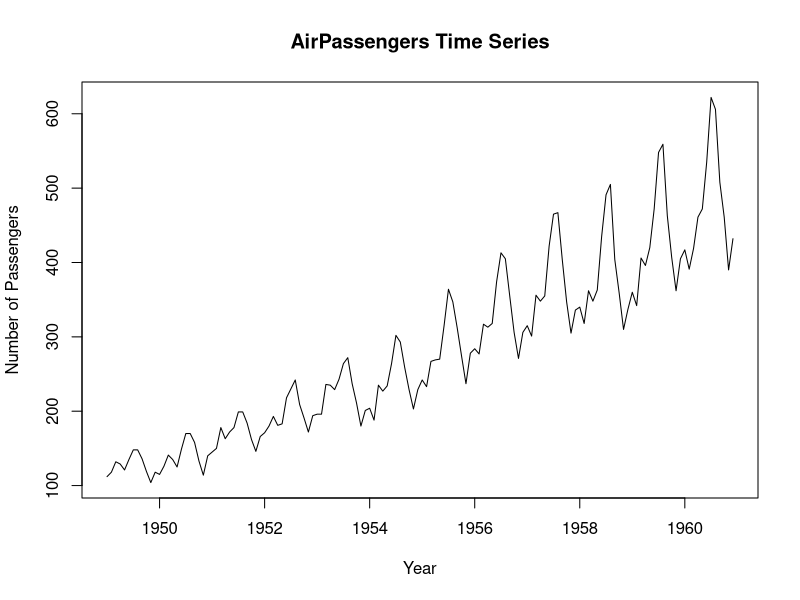
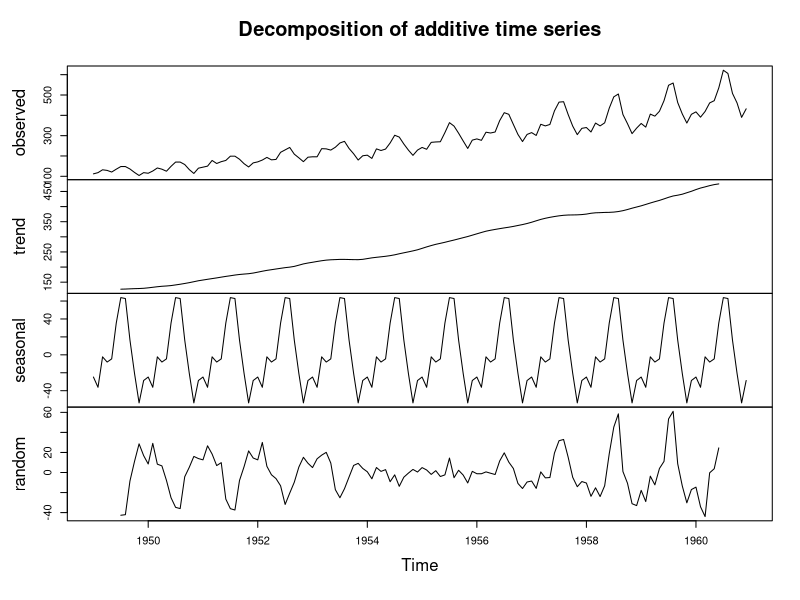
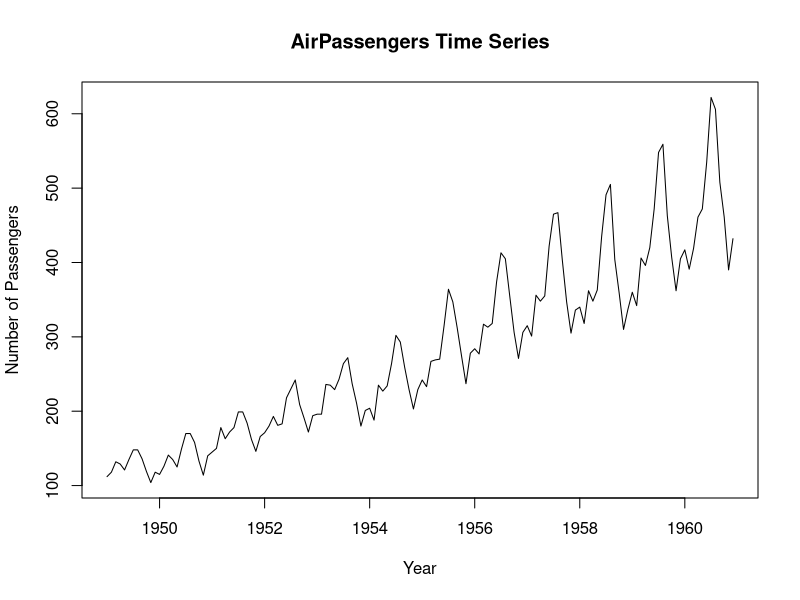
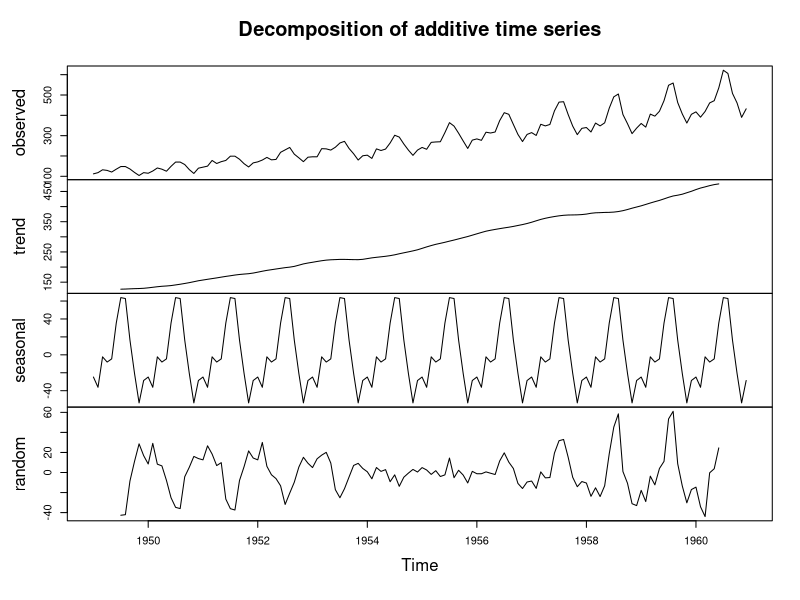

These figures' R source, in order:
## ---- chunk 1
knitr::opts_chunk$set(echo = TRUE)
library(stats)
## ---- chunk 2
# Clear workspace
rm(list = ls())

# Load stats package
library(stats)

# Load AirPassengers dataset
data(AirPassengers)

# Convert to time series object
air_ts <- ts(AirPassengers, start = c(1949, 1), frequency = 12)

# Plot original data
plot(air_ts,
     main = "AirPassengers Time Series",
     xlab = "Year",
     ylab = "Number of Passengers")

# Decompose the time series
air_decomp <- decompose(air_ts)

# Plot decomposed components
plot(air_decomp)

# Display decomposition values
air_decomp
## ---- chunk 3
plot(air_ts,
     main = "AirPassengers Time Series",
     xlab = "Year",
     ylab = "Number of Passengers")
## ---- chunk 4
plot(air_decomp)
## ---- chunk 5
air_decomp
